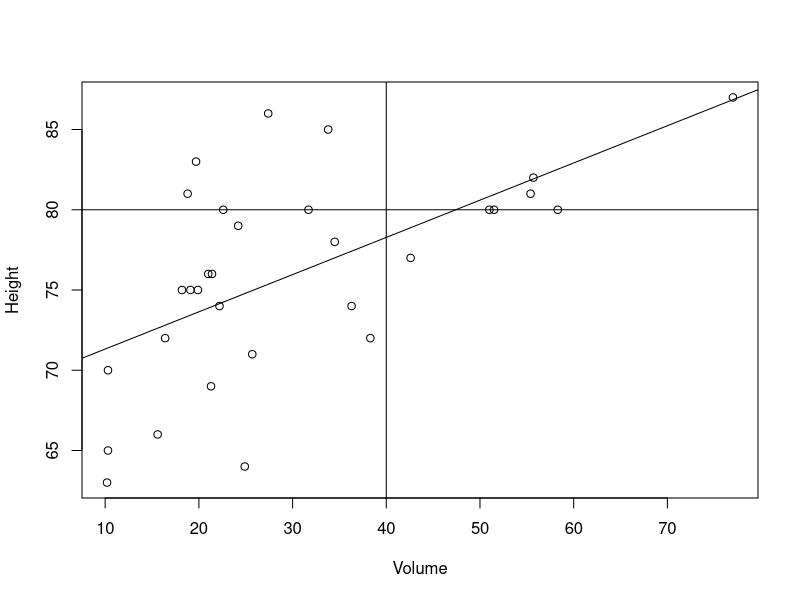

Write the R code that produced this figure.
## ---- chunk 1
num_vec <- c(3,6,3,8)
spp_vec <- c("spp1","spp3","spp2","spp3")
dataframe <- data.frame(num_vec, spp_vec)
data(trees)
tree_data <- trees
fitted_model <- lm(Height ~ Volume, data = tree_data)

## ---- chunk 2
grepl("sp", spp_vec)

#To find out those rows whose element in "spp_vec" colomn contains 
#"3"
dataframe[grepl("3", dataframe$spp_vec),]
## ---- chunk 3
plot(Height ~ Volume, data = tree_data)

#Extrcat "a""b" from the model, then draw the abline.
abline(fitted_model)

#"v" means "vertical"
#"h" means "horizonal"
abline(v = 40)
abline(h = 80)
